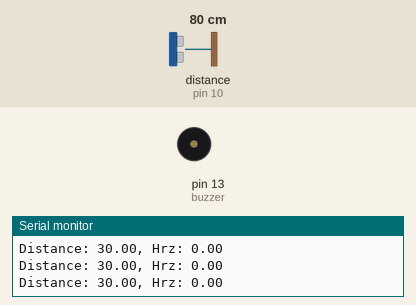
Recording of a sketch running on a simulated Arduino Uno, built with avr-gcc and run on an emulated ATmega328P. On the bench: buzzer (waves = sounding), the last lines printed to the serial monitor. Wiring (inferred from the names in the program): ultrasonic range finder: trigger pin 9; echo pin 10. The test bench sets the inputs (shaded band); at power-on: distance to the obstacle (sensor on pin 10) 80 cm. The echo pulse lasts 58.3 µs per cm.

Above: at 1.2 s.
1.3 s: distance to the obstacle (sensor on pin 10) set to 2 cm
At 1.35 s:
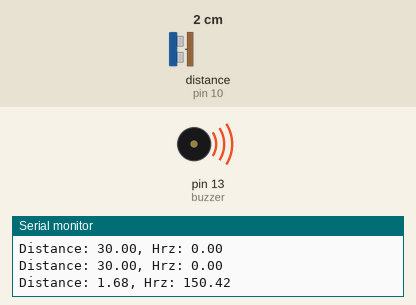
4.3 s: distance to the obstacle (sensor on pin 10) set to 4 cm
At 4.45 s:
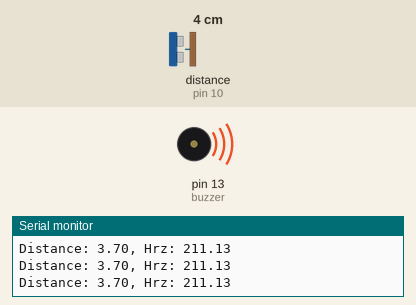
7.3 s: distance to the obstacle (sensor on pin 10) set to 33 cm
10.3 s: distance to the obstacle (sensor on pin 10) set to 18 cm
At 10.45 s:
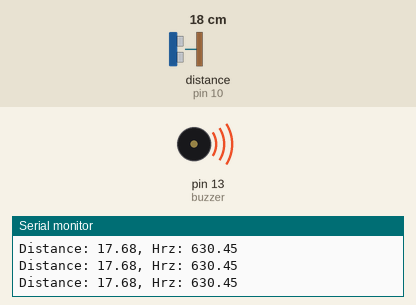
13.3 s: distance to the obstacle (sensor on pin 10) set to 9 cm
At 13.44 s:
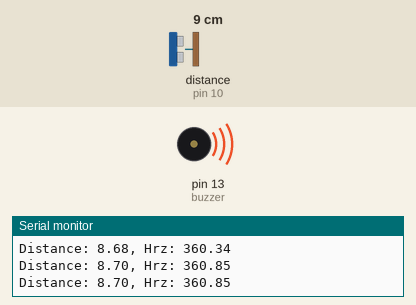
16.3 s: distance to the obstacle (sensor on pin 10) set to 35 cm
Timing chart, 0 to 19.3 s (numbered marks = the images above; inputs shaded):
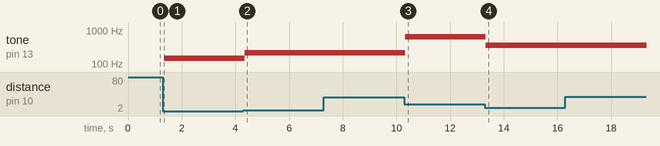

Measured:
- after the input at 1.3 s, tone on pin 13 (buzzer): silent → 150 Hz after 0.05 s
- after the input at 4.3 s, tone on pin 13 (buzzer): 150 Hz → 211 Hz at once
- after the input at 10.3 s, tone on pin 13 (buzzer): 211 Hz → 630 Hz at once
- after the input at 13.3 s, tone on pin 13 (buzzer): 630 Hz → 360 Hz at once

The sketch:

theramin.ino
```cpp
//
// Ultrasonic Sensor code from:
// https://projecthub.arduino.cc/Isaac100/getting-started-with-the-hc-sr04-ultrasonic-sensor-7cabe1
//

const int trigPin = 9;
const int echoPin = 10;

const int buzzer = 13;

float duration, distance, buzzerFreq, percentage, hrz;

const int maxDistance = 30;
const int maxHrz = 1000;
const int minHrz = 100;

void setup() {
  pinMode(trigPin, OUTPUT);
	pinMode(echoPin, INPUT);
	Serial.begin(9600);

  pinMode(buzzer, OUTPUT);
}

void loop() {
  digitalWrite(trigPin, LOW);
	delayMicroseconds(2);
	digitalWrite(trigPin, HIGH);
	delayMicroseconds(10);
	digitalWrite(trigPin, LOW);

  duration = pulseIn(echoPin, HIGH);

  distance = (duration*.0343)/2;

  // scale distance to hrz
  buzzerFreq = distance;

  if (distance > maxDistance) {
    distance = maxDistance;
  }
  else {
    percentage = distance / 30;
    hrz = (percentage * (maxHrz - minHrz)) + minHrz;
  }

  // play tone
  tone(buzzer, hrz, 50);

  Serial.print("Distance: ");
	Serial.print(distance);
  Serial.print(", Hrz: ");
	Serial.println(hrz);
	delay(50);
}
```
